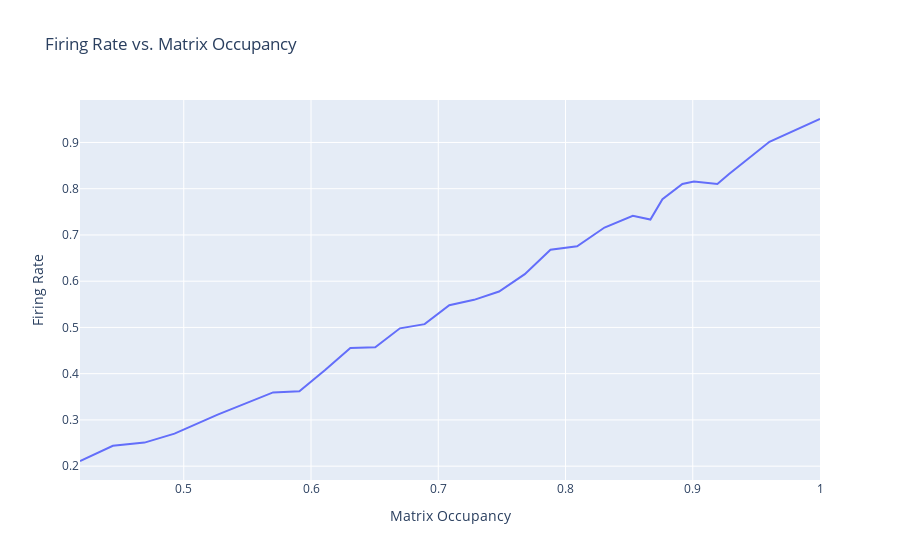

Notebook cell for this chart:
### Code cell
fig3 = go.Figure()
    
fig3.add_trace(go.Scatter(x=matrix_usage, y=firing_rates))

fig3.update_layout(title="Firing Rate vs. Matrix Occupancy",
                  xaxis_title="Matrix Occupancy",
                  yaxis_title="Firing Rate")

### Figure 1 — Plotly figure (JSON) as saved in the notebook; plotly's stock layout.template omitted (floating-point values rounded to 4 significant figures)
{"data": [{"type": "scatter", "x": [1, 0.9603, 0.9283, 0.9194, 0.9009, 0.8918, 0.8762, 0.8667, 0.8529, 0.8307, 0.8091, 0.7882, 0.768, 0.7478, 0.7281, 0.7087, 0.6893, 0.6699, 0.6505, 0.6309, 0.6111, 0.5909, 0.5702, 0.5489, 0.5267, 0.4927, 0.4692, 0.4443, 0.4185], "y": [0.9507, 0.9015, 0.8313, 0.8103, 0.8154, 0.8103, 0.7772, 0.7332, 0.7413, 0.7161, 0.6756, 0.6681, 0.6153, 0.5777, 0.5596, 0.5481, 0.5071, 0.4981, 0.457, 0.4554, 0.408, 0.3621, 0.3595, 0.3362, 0.3114, 0.2703, 0.2509, 0.244, 0.2112]}], "layout": {"title": {"text": "Firing Rate vs. Matrix Occupancy"}, "xaxis": {"title": {"text": "Matrix Occupancy"}}, "yaxis": {"title": {"text": "Firing Rate"}}}}
